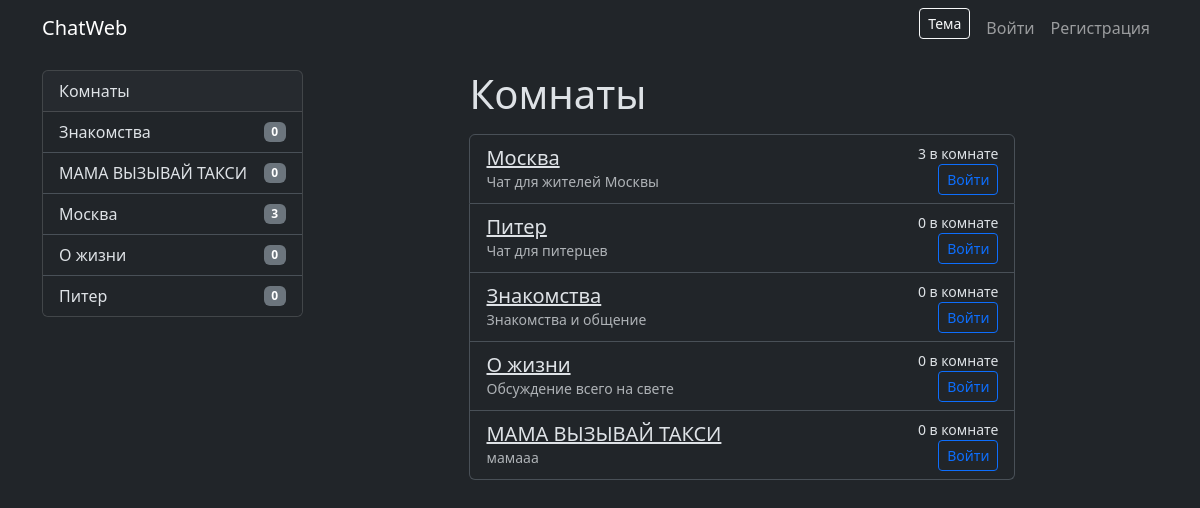
The page / on the database its author committed.
### tables this page shows
CREATE TABLE rooms (
                room_id INTEGER PRIMARY KEY AUTOINCREMENT,
                name TEXT UNIQUE,
                description TEXT
            );

### web_app.py (the view)
@app.route('/')
def index():
    if 'nickname' in session:
        logged = True
        nickname = session['nickname']
    else:
        logged = False
        nickname = None
    conn = get_db_connection()
    rooms = conn.execute("SELECT name, description FROM rooms").fetchall()
    rooms_with_counts = []
    for r in rooms:
        cnt = conn.execute("SELECT COUNT(*) as c FROM users WHERE current_room = ?", (r['name'],)).fetchone()['c']
        rooms_with_counts.append({'name': r['name'], 'description': r['description'], 'count': cnt})
    conn.close()
    return render_template('index.html', rooms=rooms_with_counts, logged=logged, nickname=nickname)

### web_app.py (called while the page is built)
def get_db_connection():
    conn = sqlite3.connect(DB_PATH, detect_types=sqlite3.PARSE_DECLTYPES | sqlite3.PARSE_COLNAMES)
    conn.row_factory = sqlite3.Row
    return conn

@app.context_processor
def inject_rooms_sidebar():
    try:
        conn = get_db_connection()
        rooms = conn.execute("SELECT name, description FROM rooms ORDER BY name").fetchall()
        out = []
        for r in rooms:
            cnt = conn.execute("SELECT COUNT(*) as c FROM users WHERE current_room = ?", (r['name'],)).fetchone()['c']
            out.append({'name': r['name'], 'description': r['description'], 'count': cnt})
        conn.close()
        return { 'rooms_sidebar': out }
    except Exception:
        return { 'rooms_sidebar': [] }

### templates/index.html (shortened to what this page needs)
{% extends "base.html" %}
{% block content %}
  <div class="row">
    <div class="col-md-8 offset-md-2">
      <h1 class="mb-3">Комнаты</h1>
      <div class="list-group">
        {% for r in rooms %}
          <div class="list-group-item d-flex justify-content-between align-items-center">
            <div>
              <a href="{{ url_for('room', room_name=r.name) }}" class="h5">{{ r.name }}</a>
              <div class="small text-muted">{{ r.description }}</div>
            </div>
            <div class="text-end">
              <div class="small">{{ r.count }} в комнате</div>
              {% if session.get('nickname') %}
                <form action="{{ url_for('join_room', room_name=r.name) }}" method="post" class="mt-1">
                  <button class="btn btn-primary btn-sm">Войти</button>
                </form>
              {% else %}
                <a class="btn btn-outline-primary btn-sm" href="{{ url_for('login') }}">Войти</a>
              {% endif %}
            </div>
          </div>
        {% endfor %}
      </div>
    </div>
  </div>
{% endblock %}

### templates/base.html (shortened to what this page needs)
<!doctype html>
<html lang="ru" data-bs-theme="dark">
<head>
  <link href="https://cdn.jsdelivr.net/npm/bootstrap@5.3.2/dist/css/bootstrap.min.css" rel="stylesheet">
</head>
<body>
<nav class="navbar navbar-expand-lg navbar-dark bg-dark fixed-top">
  <div class="container">
    <a class="navbar-brand" href="{{ url_for('index') }}">ChatWeb</a>
    <div class="collapse navbar-collapse">
      <ul class="navbar-nav ms-auto">
        <li class="nav-item me-2">
          <button id="themeToggle" class="btn btn-sm btn-outline-light">Тема</button>
        </li>
        {% if session.get('nickname') %}
          <li class="nav-item"><a class="nav-link" href="#">Привет, {{ session['nickname'] }}</a></li>
          <li class="nav-item"><a class="nav-link" href="{{ url_for('profile') }}">Профиль</a></li>
          {% if is_admin_nick(session['nickname']) %}
            <li class="nav-item"><a class="nav-link" href="{{ url_for('admin_rooms') }}">Админ</a></li>
          {% endif %}
          <li class="nav-item"><a class="nav-link" href="{{ url_for('dm_index') }}">DM</a></li>
          <li class="nav-item"><a class="nav-link" href="{{ url_for('mail') }}">Mail</a></li>
          <li class="nav-item">
            <form action="{{ url_for('logout') }}" method="post" class="d-inline">
              <button class="btn btn-sm btn-outline-light">Выйти</button>
            </form>
          </li>
        {% else %}
          <li class="nav-item"><a class="nav-link" href="{{ url_for('login') }}">Войти</a></li>
          <li class="nav-item"><a class="nav-link" href="{{ url_for('register') }}">Регистрация</a></li>
        {% endif %}
      </ul>
    </div>
  </div>
</nav>
<div class="container">
  <div class="row">
    <aside class="col-lg-3 d-none d-lg-block">
      <div class="card mb-3">
        <div class="card-header">Комнаты</div>
        <div class="list-group list-group-flush" style="max-height: 60vh; overflow:auto;">
          {% for r in rooms_sidebar %}
            <a class="list-group-item list-group-item-action d-flex justify-content-between align-items-center" href="{{ url_for('room', room_name=r.name) }}">
              <span>{{ r.name }}</span>
              <span class="badge bg-secondary">{{ r.count }}</span>
            </a>
          {% else %}
            <div class="p-3 text-muted">Нет комнат</div>
          {% endfor %}
        </div>
      </div>
    </aside>
    <main class="col-lg-9">
      {% block content %}{% endblock %}
    </main>
  </div>
</div>
</body>
</html>

### templates/base.html (style rules this page uses)
body { padding-top: 70px; }

### rows shown on the page
rooms: name "Знакомства", count "0", description "Знакомства и общение"
rooms: name "МАМА ВЫЗЫВАЙ ТАКСИ", count "0", description "мамааа"
rooms: name "Москва", count "3", description "Чат для жителей Москвы"
rooms: name "О жизни", count "0", description "Обсуждение всего на свете"
rooms: name "Питер", count "0", description "Чат для питерцев"
